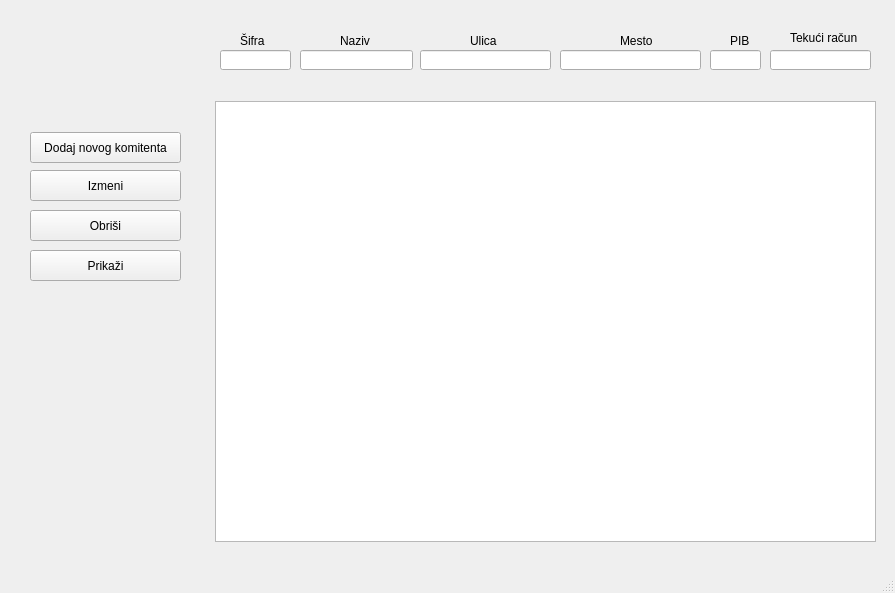
<?xml version="1.0" encoding="UTF-8"?>
<ui version="4.0">
 <class>FormaKomitent</class>
 <widget class="QMainWindow" name="FormaKomitent">
  <property name="geometry">
   <rect>
    <x>0</x>
    <y>0</y>
    <width>895</width>
    <height>593</height>
   </rect>
  </property>
  <property name="acceptDrops">
   <bool>false</bool>
  </property>
  <property name="windowTitle">
   <string>Komitenti</string>
  </property>
  <widget class="QWidget" name="centralwidget">
   <widget class="QTableView" name="tableView">
    <property name="geometry">
     <rect>
      <x>215</x>
      <y>101</y>
      <width>661</width>
      <height>441</height>
     </rect>
    </property>
   </widget>
   <widget class="QLineEdit" name="lineEdit">
    <property name="geometry">
     <rect>
      <x>220</x>
      <y>50</y>
      <width>71</width>
      <height>20</height>
     </rect>
    </property>
   </widget>
   <widget class="QLineEdit" name="lineEdit_2">
    <property name="geometry">
     <rect>
      <x>300</x>
      <y>50</y>
      <width>113</width>
      <height>20</height>
     </rect>
    </property>
   </widget>
   <widget class="QLineEdit" name="lineEdit_3">
    <property name="geometry">
     <rect>
      <x>420</x>
      <y>50</y>
      <width>131</width>
      <height>20</height>
     </rect>
    </property>
   </widget>
   <widget class="QLineEdit" name="lineEdit_4">
    <property name="geometry">
     <rect>
      <x>560</x>
      <y>50</y>
      <width>141</width>
      <height>20</height>
     </rect>
    </property>
   </widget>
   <widget class="QLineEdit" name="lineEdit_5">
    <property name="geometry">
     <rect>
      <x>710</x>
      <y>50</y>
      <width>51</width>
      <height>20</height>
     </rect>
    </property>
   </widget>
   <widget class="QLineEdit" name="lineEdit_6">
    <property name="geometry">
     <rect>
      <x>770</x>
      <y>50</y>
      <width>101</width>
      <height>20</height>
     </rect>
    </property>
   </widget>
   <widget class="QPushButton" name="pushButton">
    <property name="geometry">
     <rect>
      <x>30</x>
      <y>132</y>
      <width>151</width>
      <height>31</height>
     </rect>
    </property>
    <property name="text">
     <string>Dodaj novog komitenta</string>
    </property>
   </widget>
   <widget class="QPushButton" name="pushButton_2">
    <property name="geometry">
     <rect>
      <x>30</x>
      <y>170</y>
      <width>151</width>
      <height>31</height>
     </rect>
    </property>
    <property name="text">
     <string>Izmeni</string>
    </property>
   </widget>
   <widget class="QPushButton" name="pushButton_3">
    <property name="geometry">
     <rect>
      <x>30</x>
      <y>250</y>
      <width>151</width>
      <height>31</height>
     </rect>
    </property>
    <property name="text">
     <string>Prikaži</string>
    </property>
   </widget>
   <widget class="QPushButton" name="pushButton_4">
    <property name="geometry">
     <rect>
      <x>30</x>
      <y>210</y>
      <width>151</width>
      <height>31</height>
     </rect>
    </property>
    <property name="text">
     <string>Obriši</string>
    </property>
   </widget>
   <widget class="QLabel" name="label">
    <property name="geometry">
     <rect>
      <x>240</x>
      <y>30</y>
      <width>31</width>
      <height>21</height>
     </rect>
    </property>
    <property name="text">
     <string>Šifra</string>
    </property>
   </widget>
   <widget class="QLabel" name="label_2">
    <property name="geometry">
     <rect>
      <x>340</x>
      <y>30</y>
      <width>31</width>
      <height>21</height>
     </rect>
    </property>
    <property name="text">
     <string>Naziv</string>
    </property>
   </widget>
   <widget class="QLabel" name="label_3">
    <property name="geometry">
     <rect>
      <x>470</x>
      <y>30</y>
      <width>31</width>
      <height>21</height>
     </rect>
    </property>
    <property name="text">
     <string>Ulica</string>
    </property>
   </widget>
   <widget class="QLabel" name="label_4">
    <property name="geometry">
     <rect>
      <x>620</x>
      <y>30</y>
      <width>51</width>
      <height>21</height>
     </rect>
    </property>
    <property name="text">
     <string>Mesto</string>
    </property>
   </widget>
   <widget class="QLabel" name="label_5">
    <property name="geometry">
     <rect>
      <x>730</x>
      <y>30</y>
      <width>21</width>
      <height>21</height>
     </rect>
    </property>
    <property name="text">
     <string>PIB</string>
    </property>
   </widget>
   <widget class="QLabel" name="label_6">
    <property name="geometry">
     <rect>
      <x>790</x>
      <y>30</y>
      <width>81</width>
      <height>16</height>
     </rect>
    </property>
    <property name="text">
     <string>Tekući račun</string>
    </property>
   </widget>
  </widget>
  <widget class="QMenuBar" name="menubar">
   <property name="geometry">
    <rect>
     <x>0</x>
     <y>0</y>
     <width>895</width>
     <height>21</height>
    </rect>
   </property>
  </widget>
  <widget class="QStatusBar" name="statusbar"/>
 </widget>
 <resources/>
 <connections/>
</ui>
